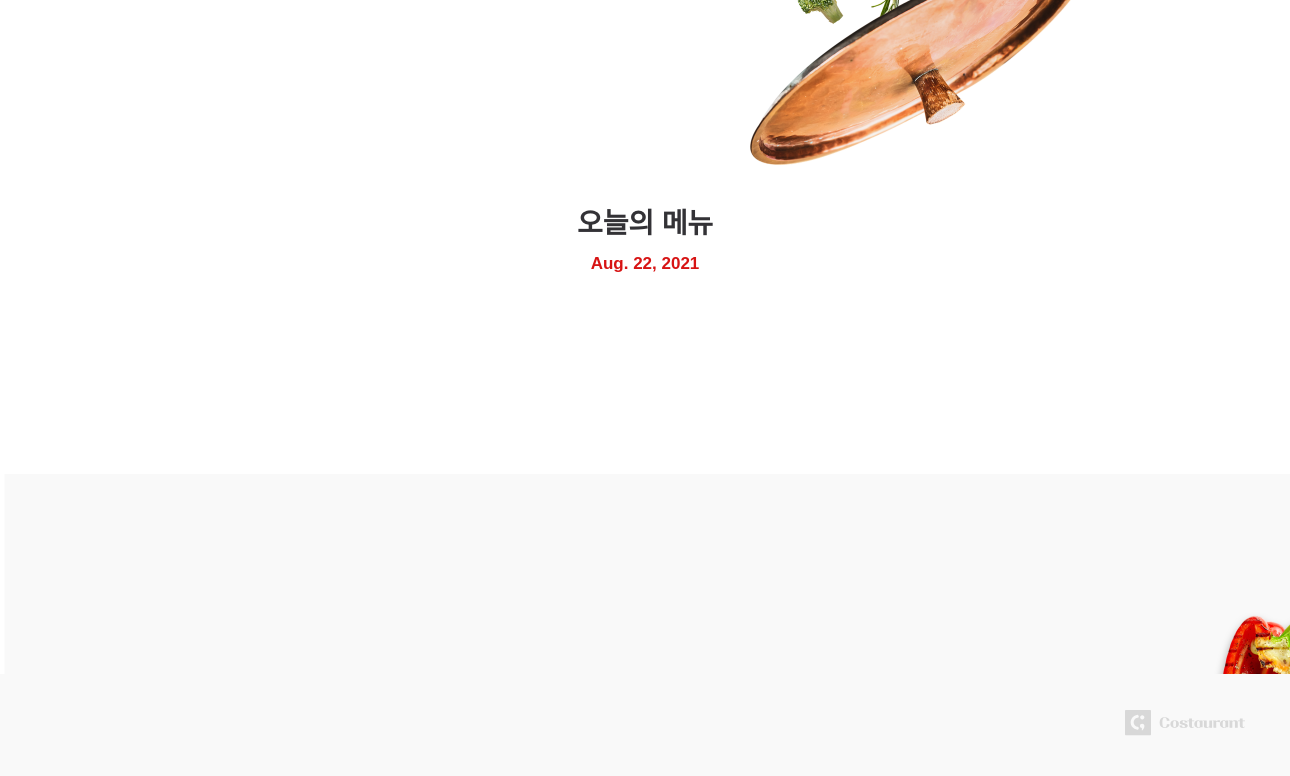
Before: /menus/food/ (lower part) with the older database file.
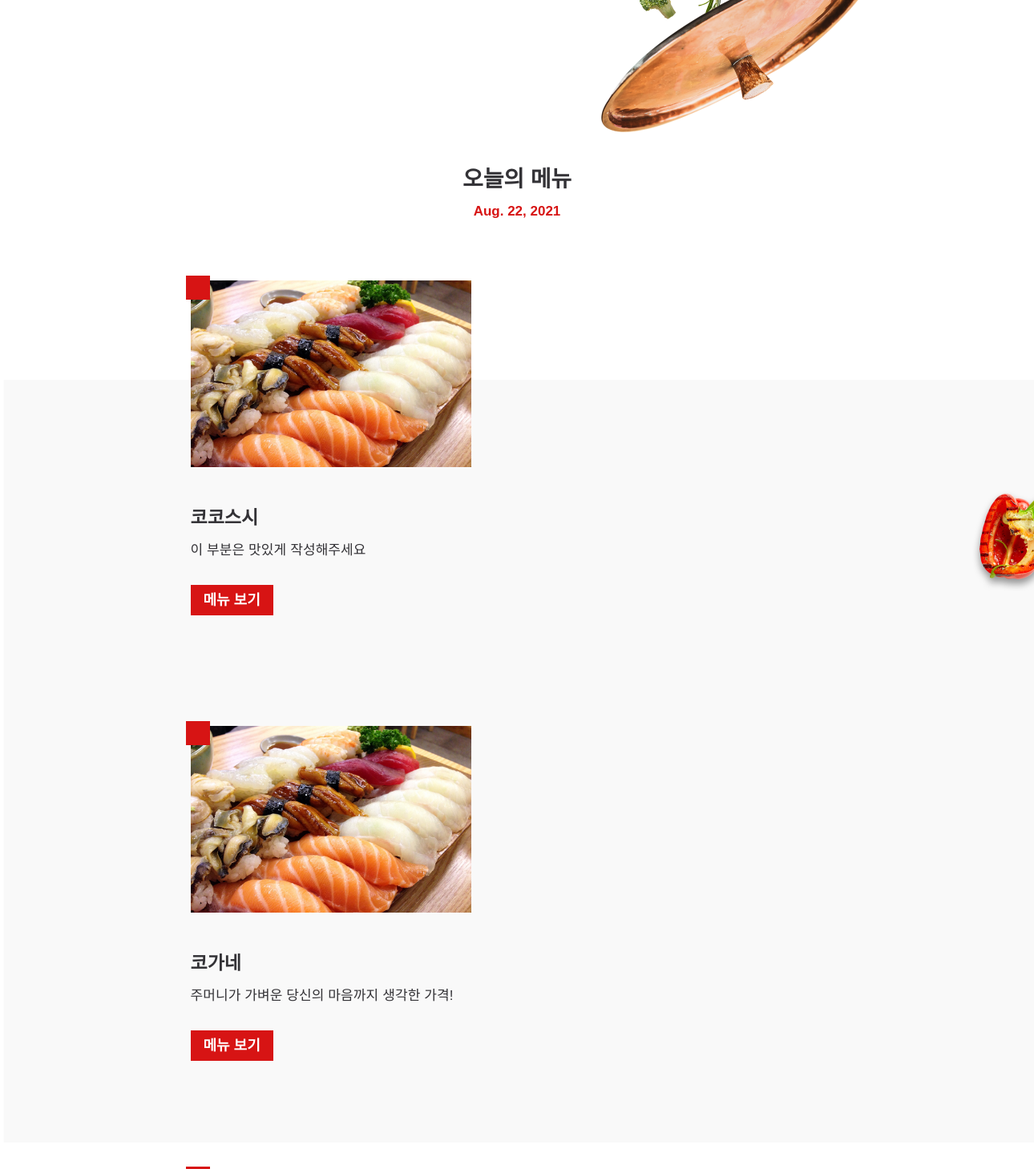
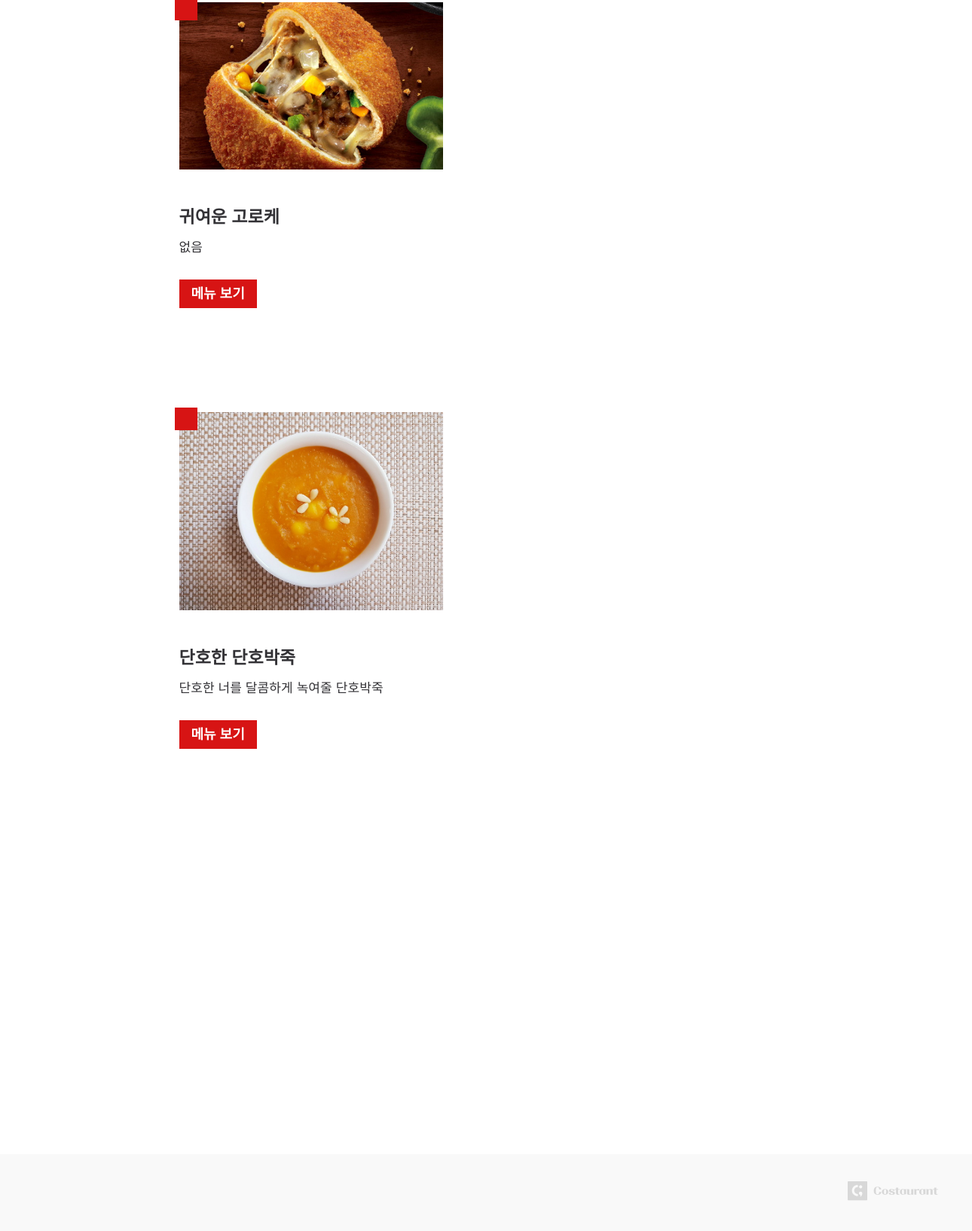
After: the same page with the newer database file (2 pictures, top to bottom).
### menus/models.py (models this page shows, shortened)
class Menu(models.Model):
  name = models.CharField(max_length=80)
  name_eng = models.CharField(max_length=80)
  description = models.CharField(max_length=120, default='없음')
  price = models.IntegerField()
  img_path = models.CharField(max_length=255)

### menus/views.py (the view)
# urls.py: path('food/', views.index),
def index(request):
  context = dict()
  menus = Menu.objects.all()
  today = datetime.now().date()
  context['today'] = today
  context['menus'] = menus
  return render(request, 'menus/index.html', context=context)

### menus/templates/menus/index.html (shortened to what this page needs)
{% load static %}
<!DOCTYPE html>
<html>
<head>
    <link rel="stylesheet" href="{% static 'menus/css/styles.css' %}">
    <link rel="stylesheet" type="text/css"
    href="https://cdn.rawgit.com/moonspam/NanumSquare/master/nanumsquare.css">
</head>
<body>
    <div id="header">
    </div>
    <div id="content">
       <div class="container">
            <div class="content_txt">
                <h2>오늘의 메뉴</h2>
                <p class="date-text">
                {{ today }}
                </p>
            </div>
         {% for menu in menus %}
            <div class="food_container">
                <div class="food">
                  <img src={% get_static_prefix %}{{ menu.img_path }}/>
                  <div class="info">
                    <h3>{{ menu.name }}</h3>
                    <p>{{ menu.description }}</p>
                    <a href={{ menu.id }}>메뉴 보기</a>
                   </div>
                </div>
            </div>
          {% endfor %}
    </div>
    <div id="footer">
        <div class="container">
            <div class="footer">
                <img src="{% static 'menus/images/logo-gray.svg' %}">
            </div>
        </div>
    </div>
</body>
</html>

### menus/static/menus/css/styles.css (style rules this page uses)
h1,h2,h3,p,a,ul,li { margin: 0; padding: 0; font-family : 'NanumSquare', sans-serif; font-weight: 200; list-style: none; text-decoration: none; outline: none; }
body { margin: 0; padding: 0; background: #fff; }
img { margin: 0; padding: 0; border: 0 }
#header,#content,#footer { min-width: 1280px; }
#header { height: 814px; background: url(../images/header-img.png) no-repeat right top /779px 813px,url(../images/bg-img-mashroom.jpg) no-repeat left 520px/92px 169px; }
#content { height: 100%; background: url(../images/bg-img-paprica.png) no-repeat right 388px/108px 192px, url(../images/bg-rectangle.svg) no-repeat left 273px/1465px 952px, url(../images/bg-img-brocoli.jpg) no-repeat 5% 1550px/131px 138px; }
#footer { background: url(../images/bg-rectangle.svg) no-repeat right bottom/1456px; margin-top: 400px; }
.container { width: 1200px; margin: 0 auto; }
.content_txt h2 { text-align: center; font-size: 28px; font-weight: 600; letter-spacing: -0.1px; color: #333236; }
.content_txt p { margin: 13px 0 76px; text-align: center; font-size: 17px; font-weight: 600; color: #d71414; }
.food_container { width: 815px; margin: 0 auto; display: flex; flex-direction: row; flex-wrap: wrap; justify-content: space-between; align-items: flex-start; align-content: stretch; }
.food { flex-basis: 350px; padding-bottom: 146px; position: relative; }
.food:after { content: ""; display: block; width: 30px; height: 30px; position: absolute; background: #d71414; top: -6px; left: -6px; z-index: 1; }
.food img { width: 100%; height: 100%; }
.info h3 { padding: 40px 0 13px; font-size: 23px; font-weight: 600; color: #333236; }
.info p { padding-bottom: 34px; line-height: 1.5; letter-spacing: 0.1px; font-size: 17px; color: #333236; }
.info a { padding: 9px 16px; font-size: 18px; font-weight: 600; background: #d71414; color: #fff; position: relative; transition: all 0.3s; }
.footer { text-align: right; padding: 36px 0; }

Changed rows visible on the page:
added Menu: img_path (picture), name "코코스시", description "이 부분은 맛있게 작성해주세요"
added Menu: img_path (picture), name "코가네", description "주머니가 가벼운 당신의 마음까지 생각한 가격!"
added Menu: img_path (picture), name "귀여운 고로케", description "없음"
added Menu: img_path (picture), name "단호한 단호박죽", description "단호한 너를 달콤하게 녹여줄 단호박죽"
